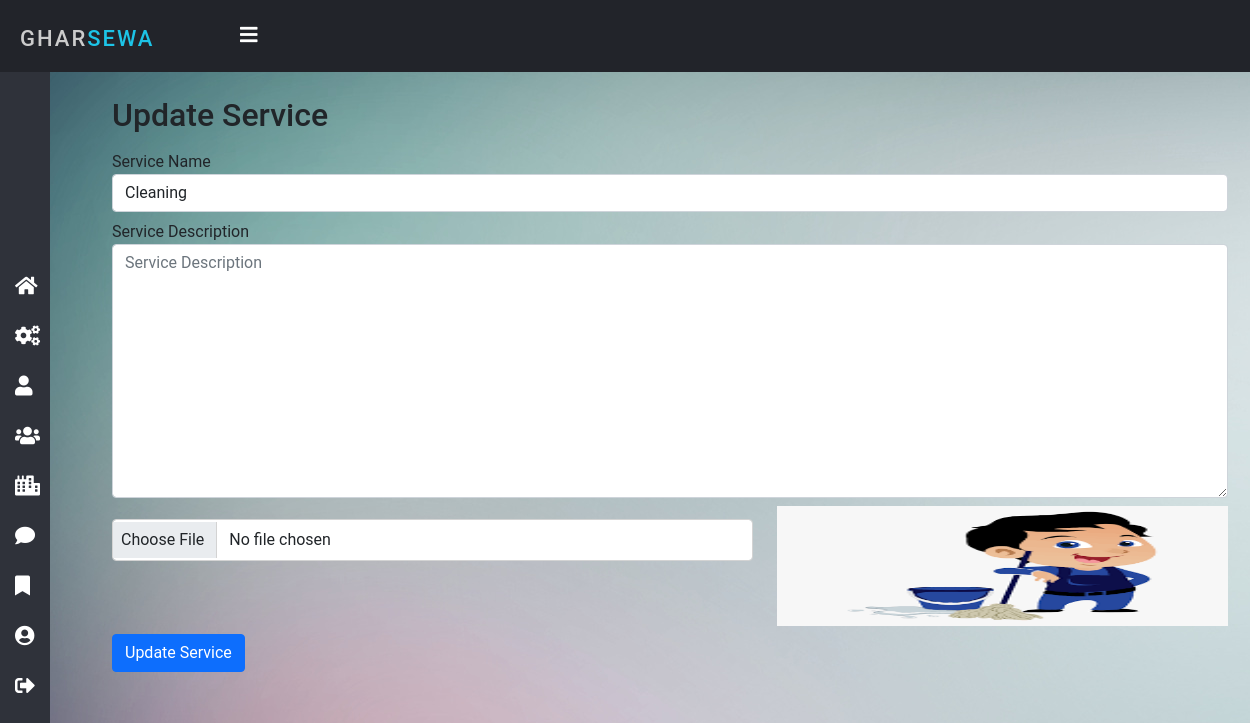
Screenshot of /editservices/2 (signed in) with the database file from the repository.
### home/models.py (models this page shows, shortened)
class Service(models.Model):
    service_id = models.AutoField(primary_key=True)
    service_name = models.CharField(max_length=50)
    service_desc = models.TextField()
    image = models.FileField(null=True)
    pub_date = models.DateField(auto_now_add=True)

### home/views.py (the view, shortened to what this page needs)
# urls.py: path('editservices/<int:pid>', views.editServices, name= 'editservices'),
@login_required(login_url='login')
def editServices(request, pid):
    if not request.user.is_staff:
        return redirect('error')
    ser = Service.objects.get(service_id=pid)
    return render(request, 'admin/edit_services.html', {'ser': ser})

### templates/admin/edit_services.html (shortened to what this page needs)
{% extends 'admin/admin_nav.html' %}
{% block body %}
<div class="container ">
    <div class="my-3">
        <h2>Update Service</h2>
    </div>
    <div>
        <form action="" method="POST" enctype="multipart/form-data">
            <div class="form-group">
                <label>Service Name</label>
                <input type="text" class="form-control" value="{{ser.service_name}}" name="service_name"
                    placeholder="Enter Service Name" required>
            </div>
            <div class="form-group my-2">
                <label>Service Description</label>
                <textarea name="service_desc" id="service_desc" cols="30" class="form-control" rows="10"
                    placeholder="Service Description" required></textarea>
            </div>
            <div class="form-group my-2">
                <div class="row">
                    <div class="col-md-7">
                        <input type="file" name="image" class="form-control"
                            style="width:100%;padding:8px;margin-top:2%;border:1px solid lightgrey ">
                    </div>
                    <div class="col-md-5">
                        <img src="{{ser.image.url}}" style="width:100%;height:120px">
                    </div>
                </div>
            </div>
            <div class="form-group my-2">
                <button type="submit" class="btn btn-primary" id="update">Update Service</button>
            </div>
        </form>
    </div>
</div>
{% endblock %}

### static/css/admin_style.css (style rules this page uses)
* { margin: 0; padding: 0; box-sizing: border-box; font-family: "Roboto", sans-serif; }
body { background-image: url('/static/img/bg.jpg'); overflow-x: hidden; }

### templates/admin/edit_services.html (style rules this page uses)
.container { min-height: 80vh; }

### rows the page displays
Service: service_name "Cleaning", image (picture)
